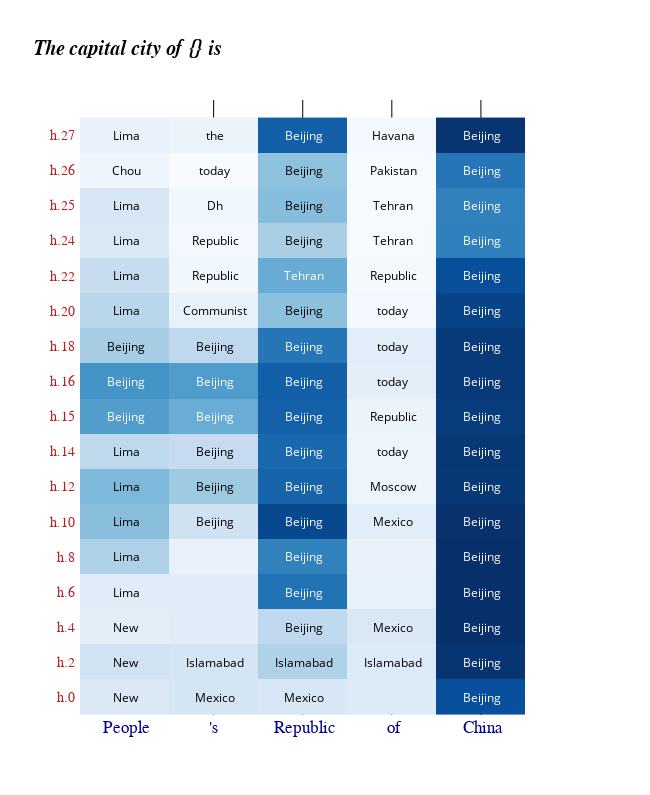

Notebook code cell kept with this figure:
### Code cell
lens_utils.visualize_attribute_lens(
    att_info, layer_skip=2, must_have_layers=[15, 25],
    expected_answers=[' Seattle', " Washington"]
)

### Figure 1 — Plotly figure (JSON) as saved in the notebook; plotly's stock layout.template omitted (floating-point values rounded to 4 significant figures; data arrays with more than 128 entries replaced by an {"elided": "..."} marker saying what was removed)
{"data": [{"colorscale": [[0, "rgb(247,251,255)"], [0.125, "rgb(222,235,247)"], [0.25, "rgb(198,219,239)"], [0.375, "rgb(158,202,225)"], [0.5, "rgb(107,174,214)"], [0.625, "rgb(66,146,198)"], [0.75, "rgb(33,113,181)"], [0.875, "rgb(8,81,156)"], [1, "rgb(8,48,107)"]], "customdata": {"elided": "17x5x3 str values"}, "hovertemplate": "<b>'%{customdata[0]}': %{customdata[1]}</b><br><br>Top_k:<br>   %{customdata[2]}<extra></extra>", "reversescale": false, "showscale": false, "type": "heatmap", "x": [0, 1, 2, 3, 4], "y": [0, 1, 2, 3, 4, 5, 6, 7, 8, 9, 10, 11, 12, 13, 14, 15, 16], "z": [[0.1671, 0.2006, 0.1832, 0.1591, 0.8765], [0.2201, 0.1952, 0.3385, 0.1569, 0.977], [0.1327, 0.1447, 0.2931, 0.1731, 0.9931], [0.1444, 0.1449, 0.7493, 0.1108, 0.9933], [0.3412, 0.0989, 0.6932, 0.1013, 0.9931], [0.446, 0.2246, 0.9064, 0.1399, 0.9881], [0.4685, 0.3951, 0.8041, 0.0814, 0.9653], [0.2971, 0.2723, 0.7862, 0.0848, 0.9678], [0.5869, 0.5201, 0.8132, 0.0922, 0.9512], [0.6235, 0.5917, 0.8154, 0.1284, 0.9599], [0.3687, 0.2918, 0.7402, 0.1405, 0.959], [0.3109, 0.1093, 0.4345, 0.0582, 0.925], [0.2672, 0.0665, 0.5225, 0.0455, 0.8798], [0.1786, 0.0524, 0.3576, 0.0415, 0.6975], [0.1917, 0.0648, 0.4484, 0.038, 0.6935], [0.0833, 0.0329, 0.4312, 0.0417, 0.7376], [0.1006, 0.0925, 0.817, 0.0512, 0.9764]]}], "layout": {"annotations": [{"font": {"color": "#000000"}, "showarrow": false, "text": " New", "x": 0, "xref": "x", "y": 0, "yref": "y"}, {"font": {"color": "#000000"}, "showarrow": false, "text": " Mexico", "x": 1, "xref": "x", "y": 0, "yref": "y"}, {"font": {"color": "#000000"}, "showarrow": false, "text": " Mexico", "x": 2, "xref": "x", "y": 0, "yref": "y"}, {"font": {"color": "#000000"}, "showarrow": false, "text": "\n", "x": 3, "xref": "x", "y": 0, "yref": "y"}, {"font": {"color": "#FFFFFF"}, "showarrow": false, "text": " Beijing", "x": 4, "xref": "x", "y": 0, "yref": "y"}, {"font": {"color": "#000000"}, "showarrow": false, "text": " New", "x": 0, "xref": "x", "y": 1, "yref": "y"}, {"font": {"color": "#000000"}, "showarrow": false, "text": " Islamabad", "x": 1, "xref": "x", "y": 1, "yref": "y"}, {"font": {"color": "#000000"}, "showarrow": false, "text": " Islamabad", "x": 2, "xref": "x", "y": 1, "yref": "y"}, {"font": {"color": "#000000"}, "showarrow": false, "text": " Islamabad", "x": 3, "xref": "x", "y": 1, "yref": "y"}, {"font": {"color": "#FFFFFF"}, "showarrow": false, "text": " Beijing", "x": 4, "xref": "x", "y": 1, "yref": "y"}, {"font": {"color": "#000000"}, "showarrow": false, "text": " New", "x": 0, "xref": "x", "y": 2, "yref": "y"}, {"font": {"color": "#000000"}, "showarrow": false, "text": "\n", "x": 1, "xref": "x", "y": 2, "yref": "y"}, {"font": {"color": "#000000"}, "showarrow": false, "text": " Beijing", "x": 2, "xref": "x", "y": 2, "yref": "y"}, {"font": {"color": "#000000"}, "showarrow": false, "text": " Mexico", "x": 3, "xref": "x", "y": 2, "yref": "y"}, {"font": {"color": "#FFFFFF"}, "showarrow": false, "text": " Beijing", "x": 4, "xref": "x", "y": 2, "yref": "y"}, {"font": {"color": "#000000"}, "showarrow": false, "text": " Lima", "x": 0, "xref": "x", "y": 3, "yref": "y"}, {"font": {"color": "#000000"}, "showarrow": false, "text": "\n", "x": 1, "xref": "x", "y": 3, "yref": "y"}, {"font": {"color": "#FFFFFF"}, "showarrow": false, "text": " Beijing", "x": 2, "xref": "x", "y": 3, "yref": "y"}, {"font": {"color": "#000000"}, "showarrow": false, "text": "\n", "x": 3, "xref": "x", "y": 3, "yref": "y"}, {"font": {"color": "#FFFFFF"}, "showarrow": false, "text": " Beijing", "x": 4, "xref": "x", "y": 3, "yref": "y"}, {"font": {"color": "#000000"}, "showarrow": false, "text": " Lima", "x": 0, "xref": "x", "y": 4, "yref": "y"}, {"font": {"color": "#000000"}, "showarrow": false, "text": "\n", "x": 1, "xref": "x", "y": 4, "yref": "y"}, {"font": {"color": "#FFFFFF"}, "showarrow": false, "text": " Beijing", "x": 2, "xref": "x", "y": 4, "yref": "y"}, {"font": {"color": "#000000"}, "showarrow": false, "text": "\n", "x": 3, "xref": "x", "y": 4, "yref": "y"}, {"font": {"color": "#FFFFFF"}, "showarrow": false, "text": " Beijing", "x": 4, "xref": "x", "y": 4, "yref": "y"}, {"font": {"color": "#000000"}, "showarrow": false, "text": " Lima", "x": 0, "xref": "x", "y": 5, "yref": "y"}, {"font": {"color": "#000000"}, "showarrow": false, "text": " Beijing", "x": 1, "xref": "x", "y": 5, "yref": "y"}, {"font": {"color": "#FFFFFF"}, "showarrow": false, "text": " Beijing", "x": 2, "xref": "x", "y": 5, "yref": "y"}, {"font": {"color": "#000000"}, "showarrow": false, "text": " Mexico", "x": 3, "xref": "x", "y": 5, "yref": "y"}, {"font": {"color": "#FFFFFF"}, "showarrow": false, "text": " Beijing", "x": 4, "xref": "x", "y": 5, "yref": "y"}, {"font": {"color": "#000000"}, "showarrow": false, "text": " Lima", "x": 0, "xref": "x", "y": 6, "yref": "y"}, {"font": {"color": "#000000"}, "showarrow": false, "text": " Beijing", "x": 1, "xref": "x", "y": 6, "yref": "y"}, {"font": {"color": "#FFFFFF"}, "showarrow": false, "text": " Beijing", "x": 2, "xref": "x", "y": 6, "yref": "y"}, {"font": {"color": "#000000"}, "showarrow": false, "text": " Moscow", "x": 3, "xref": "x", "y": 6, "yref": "y"}, {"font": {"color": "#FFFFFF"}, "showarrow": false, "text": " Beijing", "x": 4, "xref": "x", "y": 6, "yref": "y"}, {"font": {"color": "#000000"}, "showarrow": false, "text": " Lima", "x": 0, "xref": "x", "y": 7, "yref": "y"}, {"font": {"color": "#000000"}, "showarrow": false, "text": " Beijing", "x": 1, "xref": "x", "y": 7, "yref": "y"}, {"font": {"color": "#FFFFFF"}, "showarrow": false, "text": " Beijing", "x": 2, "xref": "x", "y": 7, "yref": "y"}, {"font": {"color": "#000000"}, "showarrow": false, "text": " today", "x": 3, "xref": "x", "y": 7, "yref": "y"}, {"font": {"color": "#FFFFFF"}, "showarrow": false, "text": " Beijing", "x": 4, "xref": "x", "y": 7, "yref": "y"}, {"font": {"color": "#FFFFFF"}, "showarrow": false, "text": " Beijing", "x": 0, "xref": "x", "y": 8, "yref": "y"}, {"font": {"color": "#FFFFFF"}, "showarrow": false, "text": " Beijing", "x": 1, "xref": "x", "y": 8, "yref": "y"}, {"font": {"color": "#FFFFFF"}, "showarrow": false, "text": " Beijing", "x": 2, "xref": "x", "y": 8, "yref": "y"}, {"font": {"color": "#000000"}, "showarrow": false, "text": " Republic", "x": 3, "xref": "x", "y": 8, "yref": "y"}, {"font": {"color": "#FFFFFF"}, "showarrow": false, "text": " Beijing", "x": 4, "xref": "x", "y": 8, "yref": "y"}, {"font": {"color": "#FFFFFF"}, "showarrow": false, "text": " Beijing", "x": 0, "xref": "x", "y": 9, "yref": "y"}, {"font": {"color": "#FFFFFF"}, "showarrow": false, "text": " Beijing", "x": 1, "xref": "x", "y": 9, "yref": "y"}, {"font": {"color": "#FFFFFF"}, "showarrow": false, "text": " Beijing", "x": 2, "xref": "x", "y": 9, "yref": "y"}, {"font": {"color": "#000000"}, "showarrow": false, "text": " today", "x": 3, "xref": "x", "y": 9, "yref": "y"}, {"font": {"color": "#FFFFFF"}, "showarrow": false, "text": " Beijing", "x": 4, "xref": "x", "y": 9, "yref": "y"}, {"font": {"color": "#000000"}, "showarrow": false, "text": " Beijing", "x": 0, "xref": "x", "y": 10, "yref": "y"}, {"font": {"color": "#000000"}, "showarrow": false, "text": " Beijing", "x": 1, "xref": "x", "y": 10, "yref": "y"}, {"font": {"color": "#FFFFFF"}, "showarrow": false, "text": " Beijing", "x": 2, "xref": "x", "y": 10, "yref": "y"}, {"font": {"color": "#000000"}, "showarrow": false, "text": " today", "x": 3, "xref": "x", "y": 10, "yref": "y"}, {"font": {"color": "#FFFFFF"}, "showarrow": false, "text": " Beijing", "x": 4, "xref": "x", "y": 10, "yref": "y"}, {"font": {"color": "#000000"}, "showarrow": false, "text": " Lima", "x": 0, "xref": "x", "y": 11, "yref": "y"}, {"font": {"color": "#000000"}, "showarrow": false, "text": " Communist", "x": 1, "xref": "x", "y": 11, "yref": "y"}, {"font": {"color": "#000000"}, "showarrow": false, "text": " Beijing", "x": 2, "xref": "x", "y": 11, "yref": "y"}, {"font": {"color": "#000000"}, "showarrow": false, "text": " today", "x": 3, "xref": "x", "y": 11, "yref": "y"}, {"font": {"color": "#FFFFFF"}, "showarrow": false, "text": " Beijing", "x": 4, "xref": "x", "y": 11, "yref": "y"}, {"font": {"color": "#000000"}, "showarrow": false, "text": " Lima", "x": 0, "xref": "x", "y": 12, "yref": "y"}, {"font": {"color": "#000000"}, "showarrow": false, "text": " Republic", "x": 1, "xref": "x", "y": 12, "yref": "y"}, {"font": {"color": "#FFFFFF"}, "showarrow": false, "text": " Tehran", "x": 2, "xref": "x", "y": 12, "yref": "y"}, {"font": {"color": "#000000"}, "showarrow": false, "text": " Republic", "x": 3, "xref": "x", "y": 12, "yref": "y"}, {"font": {"color": "#FFFFFF"}, "showarrow": false, "text": " Beijing", "x": 4, "xref": "x", "y": 12, "yref": "y"}, {"font": {"color": "#000000"}, "showarrow": false, "text": " Lima", "x": 0, "xref": "x", "y": 13, "yref": "y"}, {"font": {"color": "#000000"}, "showarrow": false, "text": " Republic", "x": 1, "xref": "x", "y": 13, "yref": "y"}, {"font": {"color": "#000000"}, "showarrow": false, "text": " Beijing", "x": 2, "xref": "x", "y": 13, "yref": "y"}, {"font": {"color": "#000000"}, "showarrow": false, "text": " Tehran", "x": 3, "xref": "x", "y": 13, "yref": "y"}, {"font": {"color": "#FFFFFF"}, "showarrow": false, "text": " Beijing", "x": 4, "xref": "x", "y": 13, "yref": "y"}, {"font": {"color": "#000000"}, "showarrow": false, "text": " Lima", "x": 0, "xref": "x", "y": 14, "yref": "y"}, {"font": {"color": "#000000"}, "showarrow": false, "text": " Dh", "x": 1, "xref": "x", "y": 14, "yref": "y"}, {"font": {"color": "#000000"}, "showarrow": false, "text": " Beijing", "x": 2, "xref": "x", "y": 14, "yref": "y"}, {"font": {"color": "#000000"}, "showarrow": false, "text": " Tehran", "x": 3, "xref": "x", "y": 14, "yref": "y"}, {"font": {"color": "#FFFFFF"}, "showarrow": false, "text": " Beijing", "x": 4, "xref": "x", "y": 14, "yref": "y"}, {"font": {"color": "#000000"}, "showarrow": false, "text": " Chou", "x": 0, "xref": "x", "y": 15, "yref": "y"}, {"font": {"color": "#000000"}, "showarrow": false, "text": " today", "x": 1, "xref": "x", "y": 15, "yref": "y"}, {"font": {"color": "#000000"}, "showarrow": false, "text": " Beijing", "x": 2, "xref": "x", "y": 15, "yref": "y"}, {"font": {"color": "#000000"}, "showarrow": false, "text": " Pakistan", "x": 3, "xref": "x", "y": 15, "yref": "y"}, {"font": {"color": "#FFFFFF"}, "showarrow": false, "text": " Beijing", "x": 4, "xref": "x", "y": 15, "yref": "y"}, {"font": {"color": "#000000"}, "showarrow": false, "text": " Lima", "x": 0, "xref": "x", "y": 16, "yref": "y"}, {"font": {"color": "#000000"}, "showarrow": false, "text": " the", "x": 1, "xref": "x", "y": 16, "yref": "y"}, {"font": {"color": "#FFFFFF"}, "showarrow": false, "text": " Beijing", "x": 2, "xref": "x", "y": 16, "yref": "y"}, {"font": {"color": "#000000"}, "showarrow": false, "text": " Havana", "x": 3, "xref": "x", "y": 16, "yref": "y"}, {"font": {"color": "#FFFFFF"}, "showarrow": false, "text": " Beijing", "x": 4, "xref": "x", "y": 16, "yref": "y"}], "autosize": false, "height": 795, "plot_bgcolor": "white", "title": {"font": {"color": "rgb(0,0,0)", "family": "Courier New, Monospace", "size": 20}, "text": "<b><i>The capital city of {} is</i></b>", "y": 0.95}, "width": 650, "xaxis": {"dtick": 1, "gridcolor": "rgb(0, 0, 0)", "range": [-0.5, 5], "side": "bottom", "tickfont": {"color": "darkblue", "family": "Courier New, Monospace", "size": 17}, "tickmode": "array", "ticks": "", "ticktext": [" People", "'s", " Republic", " of", " China"], "tickvals": [0, 1, 2, 3, 4]}, "yaxis": {"dtick": 1, "range": [-0.5, 17], "tickfont": {"color": "firebrick", "family": "verdana", "size": 14}, "tickmode": "array", "ticks": "", "ticksuffix": "  ", "ticktext": ["h.0 ", "h.2 ", "h.4 ", "h.6 ", "h.8 ", "h.10 ", "h.12 ", "h.14 ", "h.15 ", "h.16 ", "h.18 ", "h.20 ", "h.22 ", "h.24 ", "h.25 ", "h.26 ", "h.27 "], "tickvals": [0, 1, 2, 3, 4, 5, 6, 7, 8, 9, 10, 11, 12, 13, 14, 15, 16]}}}
